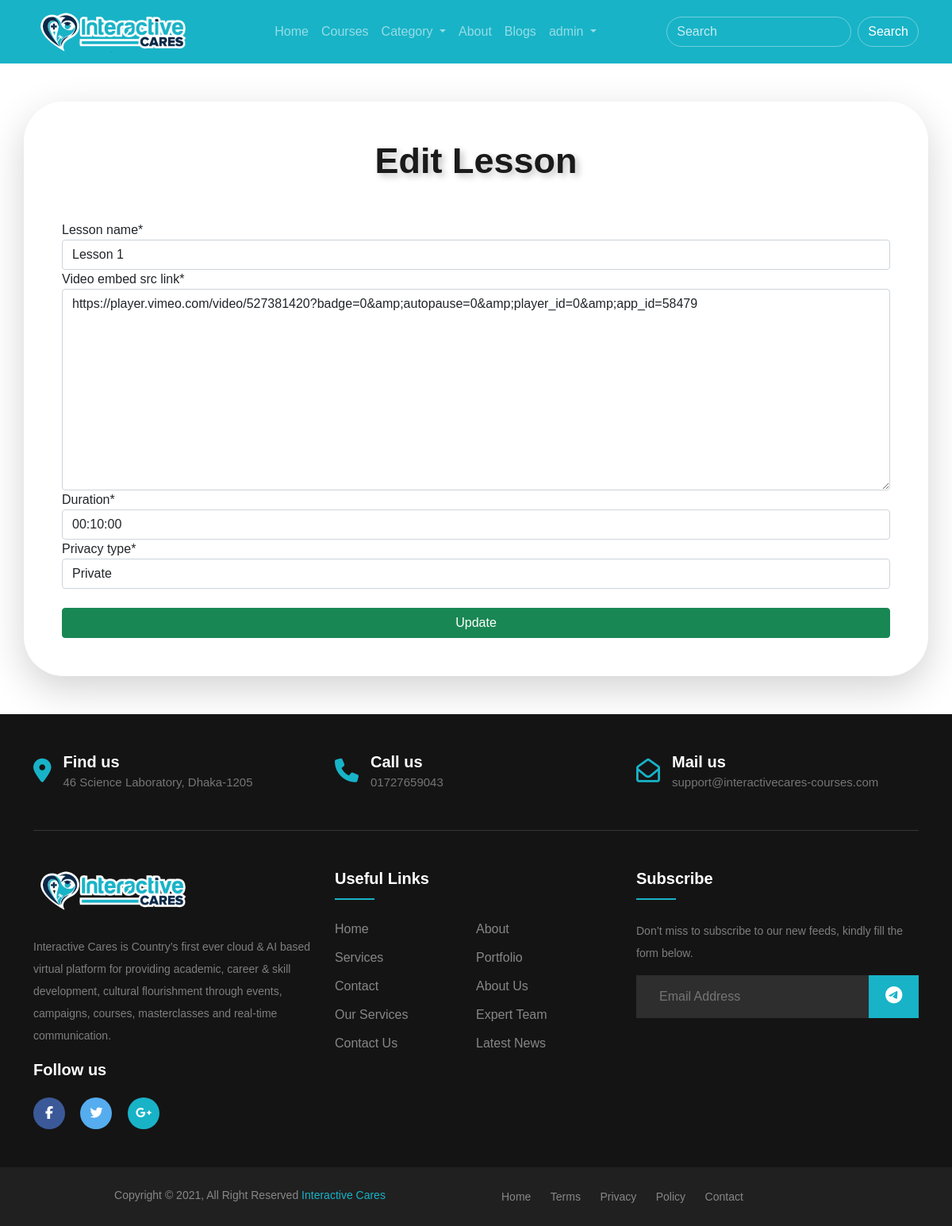
The app's page /edit_lesson/1/ (signed in) with its own data.
### auth_app/models.py (models this page shows, shortened)
class User(AbstractBaseUser, PermissionsMixin):
    email = models.EmailField(max_length=255, unique=True)
    username = models.CharField(max_length=255, unique=True)
    full_name = models.CharField(max_length=255, blank=True, null=True)
    phone_number = models.CharField(max_length=255, blank=True, null=True)
    bio = models.TextField(blank=True, null=True)
    profile_picture = models.ImageField(upload_to=profile_pic_upload, blank=True, null=True)
    registration_date = models.DateTimeField(auto_now_add=True)
    is_active = models.BooleanField(default=True)
    is_staff = models.BooleanField(default=False)
    objects = UserManager()
    USERNAME_FIELD = "email"
    REQUIRED_FIELDS = ["username", "full_name", "phone_number", "bio", "profile_picture"]

### course_app/models.py (models this page shows, shortened)
class Lesson(models.Model):
    course = models.ForeignKey(Course, on_delete=models.CASCADE)
    module = models.ForeignKey(Module, on_delete=models.CASCADE)
    lesson_name = models.CharField(max_length=255)
    video_embed_src_link = models.TextField()
    duration = models.CharField(max_length=255, default="00:00:00")
    privacy_type_choices = (
        ('Private', 'Private'),
        ('Public', 'Public'),
    )
    privacy_type = models.CharField(
        max_length=255, choices=privacy_type_choices, default="Private")

### course_app/views.py (the view)
# urls.py: path("edit_lesson/<pk>/", views.edit_lesson, name="edit_lesson"),
@login_required
def edit_lesson(request, pk):
    current_lesson = models.Lesson.objects.get(pk=pk)
    form = forms.CreateLessonForm(instance=current_lesson)
    if request.method == "POST":
        form = forms.CreateLessonForm(request.POST, instance=current_lesson)
        if form.is_valid():
            form.save()
            return HttpResponseRedirect(reverse("course_app:lesson_details", kwargs={"pk":pk}))
    diction = {
        "title": "Edit Lesson - Interactive Cares",
        "form": form
    }
    return render(request, "course_app/lesson/edit_lesson.html", context=diction)

### course_app/forms.py
class CreateLessonForm(forms.ModelForm):
    class Meta:
        model = models.Lesson
        exclude = ("course", "module")

### templates/course_app/lesson/edit_lesson.html (shortened to what this page needs)
{% extends 'base/base.html' %}
{% load crispy_forms_tags %}
{% block body_block %}
<section class="container my-5 shadow-lg p-5 form">
    <form method="POST" enctype="multipart/form-data">
        <h2 class="h-text text-center mb-5">Edit Lesson</h2>
        {{ form|crispy }}
        <div class="d-grid gap-2 mt-4">
            <button class="btn btn-success" type="submit">Update</button>
        </div>
    </form>
</section>
{% endblock %}

### templates/base/base.html (shortened to what this page needs)
<!DOCTYPE html>
{% load static %}
<html lang="en">
<head>
    <link href="https://cdn.jsdelivr.net/npm/bootstrap@5.0.0-beta3/dist/css/bootstrap.min.css" rel="stylesheet"
>
    <link rel="stylesheet" href="{% static 'base/css/base.css' %}">
    <link rel="stylesheet" href="{% static 'course_app/css/home.css' %}">
</head>
<body>
    <header>
        <section class="container">
            <nav class="navbar navbar-expand-lg navbar-dark">
                <a class="navbar-brand" href="{% url 'course_app:home' %}"><img class="navbar-logo"
                        src="{% static 'base/img/IC-logo-Telda.png' %}" alt="IC Logo"></a>
                <div class="collapse navbar-collapse" id="navbarSupportedContent">
                    <ul class="navbar-nav mx-auto">
                        <li class="nav-item">
                            <a class="nav-link" href="{%url 'course_app:home' %}">Home</a>
                        </li>
                        <li class="nav-item">
                            <a class="nav-link" href="{%url 'course_app:courses' %}">Courses</a>
                        </li>
                        <li class="nav-item dropdown">
                            <a class="nav-link dropdown-toggle" href="#" id="navbarDropdown" role="button"
                                data-bs-toggle="dropdown" aria-expanded="false">
                                Category
                            </a>
                        </li>
                        <li class="nav-item">
                            <a class="nav-link" href="/#about">About</a>
                        </li>
                        <li class="nav-item">
                            <a class="nav-link" href="#">Blogs</a>
                        </li>
                        {% if user.is_authenticated %}
                        <li class="nav-item dropdown">
                            <a class="nav-link dropdown-toggle" href="#" id="navbarDropdown" role="button"
                                data-bs-toggle="dropdown" aria-expanded="false">
                                {{ user.username }}
                            </a>
                        {% endif %}
                    </ul>
                    <form class="d-flex">
                        <input class="form-control me-2 search-input" type="search" placeholder="Search"
                            aria-label="Search">
                        <button class="btn btn-outline-primary rounded-pill search-submit" type="submit">Search</button>
                    </form>
                </div>
            </nav>
        </section>
    </header>
    <main>
        {% block body_block %}
        {% endblock %}
    </main>
    <footer class="footer-section" id=contact>
        <div class="container">
            <div class="footer-cta pt-5 pb-5">
                <div class="row">
                    <div class="col-xl-4 col-md-4 mb-30">
                        <div class="single-cta">
                            <i class="fas fa-map-marker-alt"></i>
                            <div class="cta-text">
                                <h4>Find us</h4>
                                <span>46 Science Laboratory, Dhaka-1205</span>
                            </div>
                        </div>
                    </div>
                    <div class="col-xl-4 col-md-4 mb-30">
                        <div class="single-cta">
                            <i class="fas fa-phone"></i>
                            <div class="cta-text">
                                <h4>Call us</h4>
                                <span>01727659043</span>
                            </div>
                        </div>
                    </div>
                    <div class="col-xl-4 col-md-4 mb-30">
                        <div class="single-cta">
                            <i class="far fa-envelope-open"></i>
                            <div class="cta-text">
                                <h4>Mail us</h4>
                                <span>support@interactivecares-courses.com</span>
                            </div>
                        </div>
                    </div>
                </div>
            </div>
            <div class="footer-content pt-5 pb-5">
                <div class="row">
                    <div class="col-xl-4 col-lg-4 mb-50">
                        <div class="footer-widget">
                            <div class="footer-logo">
                                <a href="index.html"><img src="{% static 'base/img/IC-logo-Telda.png' %}"
                                        class="img-fluid" alt="logo"></a>
                            </div>
                            <div class="footer-text">
                                <p>Interactive Cares is Country’s first ever cloud & AI based virtual platform for
                                    providing academic, career & skill development, cultural flourishment through
                                    events, campaigns, courses, masterclasses and real-time communication.</p>
                            </div>
                            <div class="footer-social-icon">
                                <span>Follow us</span>
                                <a href="#"><i class="fab fa-facebook-f facebook-bg"></i></a>
                                <a href="#"><i class="fab fa-twitter twitter-bg"></i></a>
                                <a href="#"><i class="fab fa-google-plus-g google-bg"></i></a>
                            </div>
                        </div>
                    </div>
                    <div class="col-xl-4 col-lg-4 col-md-6 mb-30">
                        <div class="footer-widget">
                            <div class="footer-widget-heading">
                                <h3>Useful Links</h3>
                            </div>
                            <ul>
                                <li><a href="#">Home</a></li>
                                <li><a href="#">about</a></li>
                                <li><a href="#">services</a></li>
                                <li><a href="#">portfolio</a></li>
                                <li><a href="#">Contact</a></li>
                                <li><a href="#">About us</a></li>
                                <li><a href="#">Our Services</a></li>
                                <li><a href="#">Expert Team</a></li>
                                <li><a href="#">Contact us</a></li>
                                <li><a href="#">Latest News</a></li>
                            </ul>
                        </div>
                    </div>
                    <div class="col-xl-4 col-lg-4 col-md-6 mb-50">
                        <div class="footer-widget">
                            <div class="footer-widget-heading">
                                <h3>Subscribe</h3>
                            </div>
                            <div class="footer-text mb-25">
                                <p>Don’t miss to subscribe to our new feeds, kindly fill the form below.</p>
                            </div>
                            <div class="subscribe-form">
                                <form action="#">
                                    <input type="text" placeholder="Email Address">
                                    <button><i class="fab fa-telegram-plane"></i></button>
                                </form>
                            </div>
                        </div>
                    </div>
                </div>
            </div>
        </div>
        <div class="copyright-area">
            <div class="container">
                <div class="row">
                    <div class="col-xl-6 col-lg-6 text-center text-lg-left">
                        <div class="copyright-text">
                            <p>Copyright &copy; 2021, All Right Reserved <a href="#">Interactive Cares</a></p>
                        </div>
                    </div>
                    <div class="col-xl-6 col-lg-6 d-none d-lg-block text-right">
                        <div class="footer-menu">
                            <ul>
                                <li><a href="#">Home</a></li>
                                <li><a href="#">Terms</a></li>
                                <li><a href="#">Privacy</a></li>
                                <li><a href="#">Policy</a></li>
                                <li><a href="#">Contact</a></li>
                            </ul>
                        </div>
                    </div>
                </div>
            </div>
        </div>
    </footer>
</body>
</html>

### static/base/css/base.css (style rules this page uses)
a { text-decoration: none; }
body { font-family:Verdana, Geneva, Tahoma, sans-serif; }
header { background-color: #18B3C7; }
.navbar { background-color: #18B3C7 !important; }
.navbar-logo { width: 200px; }
.search-input { background: transparent; color: #C5ECF1; border: 1px solid rgba(197, 236, 241, 0.5); border-radius: 50px; }
.search-input::placeholder { color: #C5ECF1; }
.search-submit { color: white; border: 1px solid rgba(197, 236, 241, 0.5); }
ul { margin: 0px; padding: 0px; }
.footer-section { background: #151414; position: relative; }
.footer-cta { border-bottom: 1px solid #373636; }
.single-cta i { color: #18B3C7; font-size: 30px; float: left; margin-top: 8px; }
.cta-text { padding-left: 15px; display: inline-block; }
.cta-text h4 { color: #fff; font-size: 20px; font-weight: 600; margin-bottom: 2px; }
.cta-text span { color: #757575; font-size: 15px; }
.footer-content { position: relative; z-index: 2; }
.footer-logo { margin-bottom: 30px; }
.footer-logo img { max-width: 200px; }
.footer-text p { margin-bottom: 14px; font-size: 14px; color: #7e7e7e; line-height: 28px; }
.footer-social-icon span { color: #fff; display: block; font-size: 20px; font-weight: 700; font-family:Verdana, Geneva, Tahoma, sans-serif; margin-bottom: 20px; }
.footer-social-icon a { color: #fff; font-size: 16px; margin-right: 15px; }
.footer-social-icon i { height: 40px; width: 40px; text-align: center; line-height: 38px; border-radius: 50%; }
.facebook-bg { background: #3B5998; }
.twitter-bg { background: #55ACEE; }
.google-bg { background: #18B3C7; }
.footer-widget-heading h3 { color: #fff; font-size: 20px; font-weight: 600; margin-bottom: 40px; position: relative; }
.footer-widget-heading h3::before { content: ""; position: absolute; left: 0; bottom: -15px; height: 2px; width: 50px; background: #18B3C7; }
.footer-widget ul li { display: inline-block; float: left; width: 50%; margin-bottom: 12px; }
.footer-widget ul li a { color: #878787; text-transform: capitalize; }
.subscribe-form { position: relative; overflow: hidden; }
.subscribe-form input { width: 100%; padding: 14px 28px; background: #2E2E2E; border: 1px solid #2E2E2E; color: #fff; }
.subscribe-form button { position: absolute; right: 0; background: #18B3C7; padding: 13px 20px; border: 1px solid #18B3C7; top: 0; }
.subscribe-form button i { color: #fff; font-size: 22px; transform: rotate(-6deg); }
.copyright-area { background: #202020; padding: 25px 0; }
.copyright-text p { margin: 0; font-size: 14px; color: #878787; }
.copyright-text p a { color: #18B3C7; }
.footer-menu li { display: inline-block; margin-left: 20px; }
.footer-menu li a { font-size: 14px; color: #878787; }

### static/course_app/css/home.css (style rules this page uses)
.h-text { font-size: 45px; font-weight: 600; color: rgb(26, 26, 26); text-shadow: 4px 4px 8px silver; }
.form { width: 65%px; border-radius: 50px; }

### records on screen
Lesson: lesson_name "Lesson 1", video_embed_src_link "https://player.vimeo.com/video/527381420?badge=0&amp;autopause=0&amp;player_id=0&amp;app_id=58479", duration "00:10:00", privacy_type "Private"

### other values on screen
{{ user.username }} "admin"
